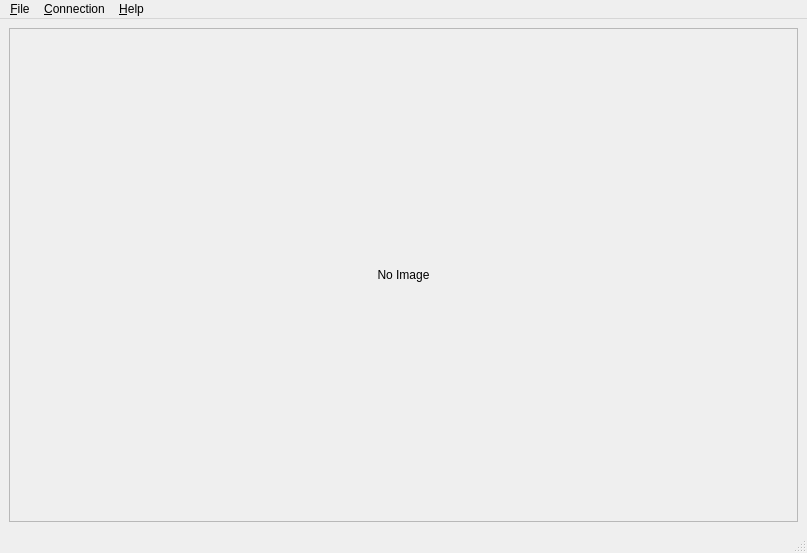
<?xml version="1.0" encoding="UTF-8"?>
<ui version="4.0">
 <class>SjcClient</class>
 <widget class="QMainWindow" name="SjcClient">
  <property name="geometry">
   <rect>
    <x>0</x>
    <y>0</y>
    <width>807</width>
    <height>553</height>
   </rect>
  </property>
  <property name="windowTitle">
   <string>Sjcam Client</string>
  </property>
  <property name="locale">
   <locale language="English" country="UnitedStates"/>
  </property>
  <widget class="QWidget" name="centralwidget">
   <layout class="QVBoxLayout" name="verticalLayout">
    <item>
     <widget class="QScrollArea" name="scrollArea">
      <property name="widgetResizable">
       <bool>true</bool>
      </property>
      <widget class="QWidget" name="scrollAreaWidgetContents">
       <property name="geometry">
        <rect>
         <x>0</x>
         <y>0</y>
         <width>793</width>
         <height>498</height>
        </rect>
       </property>
       <layout class="QVBoxLayout" name="verticalLayout_2">
        <item>
         <widget class="QLabel" name="labelImage">
          <property name="sizePolicy">
           <sizepolicy hsizetype="Expanding" vsizetype="Expanding">
            <horstretch>0</horstretch>
            <verstretch>0</verstretch>
           </sizepolicy>
          </property>
          <property name="text">
           <string>No Image</string>
          </property>
          <property name="scaledContents">
           <bool>true</bool>
          </property>
          <property name="alignment">
           <set>Qt::AlignCenter</set>
          </property>
         </widget>
        </item>
       </layout>
      </widget>
     </widget>
    </item>
   </layout>
  </widget>
  <widget class="QMenuBar" name="menubar">
   <property name="geometry">
    <rect>
     <x>0</x>
     <y>0</y>
     <width>807</width>
     <height>21</height>
    </rect>
   </property>
   <widget class="QMenu" name="menuFile">
    <property name="title">
     <string>&amp;File</string>
    </property>
    <addaction name="actionExit"/>
   </widget>
   <widget class="QMenu" name="menuConnection">
    <property name="title">
     <string>&amp;Connection</string>
    </property>
    <addaction name="actionConnect"/>
   </widget>
   <widget class="QMenu" name="menuHelp">
    <property name="title">
     <string>&amp;Help</string>
    </property>
    <addaction name="actionAbout"/>
   </widget>
   <addaction name="menuFile"/>
   <addaction name="menuConnection"/>
   <addaction name="menuHelp"/>
  </widget>
  <widget class="QStatusBar" name="statusbar"/>
  <action name="actionExit">
   <property name="text">
    <string>E&amp;xit</string>
   </property>
   <property name="shortcut">
    <string>Ctrl+Q</string>
   </property>
  </action>
  <action name="actionConnect">
   <property name="checkable">
    <bool>true</bool>
   </property>
   <property name="text">
    <string>&amp;Connect</string>
   </property>
   <property name="shortcut">
    <string>Ctrl+O</string>
   </property>
  </action>
  <action name="actionAbout">
   <property name="text">
    <string>&amp;About...</string>
   </property>
  </action>
 </widget>
 <resources/>
 <connections>
  <connection>
   <sender>actionExit</sender>
   <signal>triggered()</signal>
   <receiver>SjcClient</receiver>
   <slot>close()</slot>
   <hints>
    <hint type="sourcelabel">
     <x>-1</x>
     <y>-1</y>
    </hint>
    <hint type="destinationlabel">
     <x>271</x>
     <y>221</y>
    </hint>
   </hints>
  </connection>
 </connections>
</ui>
